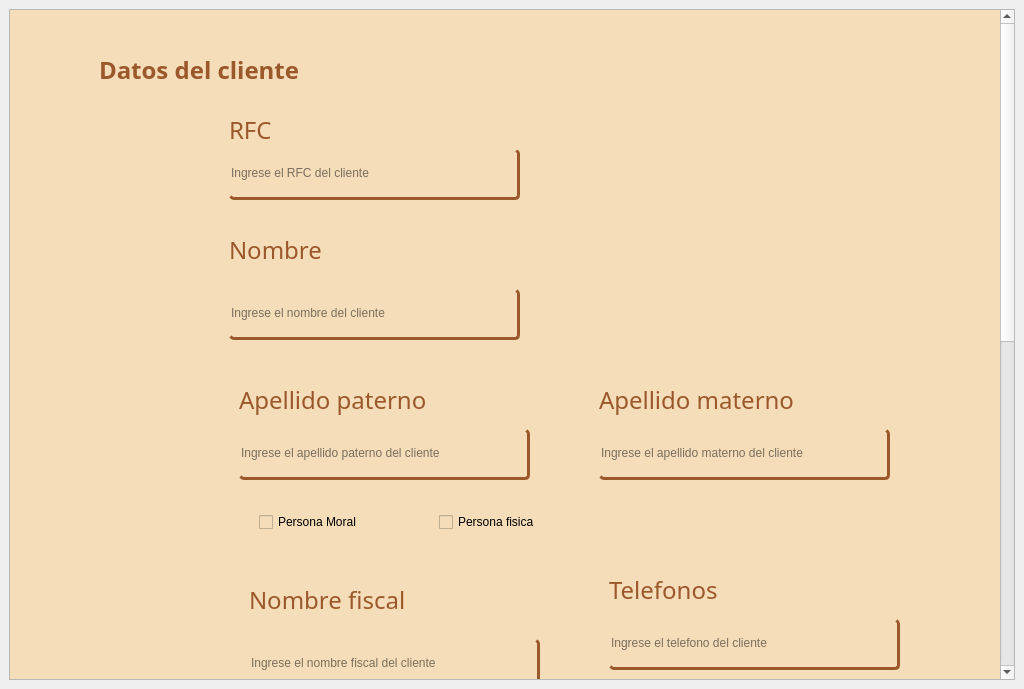
<?xml version="1.0" encoding="UTF-8"?>
<ui version="4.0">
 <class>MainWindow</class>
 <widget class="QMainWindow" name="MainWindow">
  <property name="geometry">
   <rect>
    <x>0</x>
    <y>0</y>
    <width>1024</width>
    <height>689</height>
   </rect>
  </property>
  <property name="windowTitle">
   <string>MainWindow</string>
  </property>
  <widget class="QWidget" name="centralwidget">
   <layout class="QHBoxLayout" name="horizontalLayout">
    <item>
     <widget class="QScrollArea" name="scrollAreaContenido">
      <property name="widgetResizable">
       <bool>true</bool>
      </property>
      <widget class="QWidget" name="scrollAreaWidgetContents">
       <property name="geometry">
        <rect>
         <x>0</x>
         <y>0</y>
         <width>1016</width>
         <height>1350</height>
        </rect>
       </property>
       <property name="minimumSize">
        <size>
         <width>0</width>
         <height>1350</height>
        </size>
       </property>
       <property name="styleSheet">
        <string notr="true">background-color: rgb(245, 221, 185);</string>
       </property>
       <layout class="QVBoxLayout" name="verticalLayout_2">
        <item>
         <widget class="QWidget" name="widget" native="true">
          <widget class="QLineEdit" name="reTelefono2">
           <property name="geometry">
            <rect>
             <x>590</x>
             <y>700</y>
             <width>291</width>
             <height>51</height>
            </rect>
           </property>
           <property name="styleSheet">
            <string notr="true">color: rgb(0, 0, 0);
border-radius: 5px;
border-bottom: 3px solid rgba(155, 88, 43, 1.0);
border-right: 3px solid  rgba(155, 88, 43, 1.0);</string>
           </property>
           <property name="text">
            <string/>
           </property>
           <property name="placeholderText">
            <string>Ingrese el segundo telefono del cliente</string>
           </property>
          </widget>
          <widget class="QLineEdit" name="reNombreFiscal">
           <property name="geometry">
            <rect>
             <x>230</x>
             <y>620</y>
             <width>291</width>
             <height>51</height>
            </rect>
           </property>
           <property name="styleSheet">
            <string notr="true">color: rgb(0, 0, 0);
border-radius: 5px;
border-bottom: 3px solid rgba(155, 88, 43, 1.0);
border-right: 3px solid  rgba(155, 88, 43, 1.0);</string>
           </property>
           <property name="text">
            <string/>
           </property>
           <property name="placeholderText">
            <string>Ingrese el nombre fiscal del cliente</string>
           </property>
          </widget>
          <widget class="QLabel" name="lNombreS_12">
           <property name="geometry">
            <rect>
             <x>600</x>
             <y>920</y>
             <width>291</width>
             <height>41</height>
            </rect>
           </property>
           <property name="font">
            <font>
             <family>Adwaita Sans</family>
             <pointsize>14</pointsize>
             <bold>false</bold>
            </font>
           </property>
           <property name="styleSheet">
            <string notr="true">color: rgba(155, 88, 43, 1.0);
</string>
           </property>
           <property name="text">
            <string>Calle</string>
           </property>
          </widget>
          <widget class="QCheckBox" name="cbTelefono3">
           <property name="geometry">
            <rect>
             <x>770</x>
             <y>770</y>
             <width>111</width>
             <height>26</height>
            </rect>
           </property>
           <property name="styleSheet">
            <string notr="true">color: rgb(0, 0, 0);</string>
           </property>
           <property name="text">
            <string>+3 telefonos</string>
           </property>
          </widget>
          <widget class="QLabel" name="lNombreS_7">
           <property name="geometry">
            <rect>
             <x>590</x>
             <y>550</y>
             <width>291</width>
             <height>41</height>
            </rect>
           </property>
           <property name="font">
            <font>
             <family>Adwaita Sans</family>
             <pointsize>18</pointsize>
             <bold>false</bold>
            </font>
           </property>
           <property name="styleSheet">
            <string notr="true">color: rgba(155, 88, 43, 1.0);
</string>
           </property>
           <property name="text">
            <string>Telefonos</string>
           </property>
          </widget>
          <widget class="QLineEdit" name="reApellMa">
           <property name="geometry">
            <rect>
             <x>580</x>
             <y>410</y>
             <width>291</width>
             <height>51</height>
            </rect>
           </property>
           <property name="styleSheet">
            <string notr="true">color: rgb(0, 0, 0);
border-radius: 5px;
border-bottom: 3px solid rgba(155, 88, 43, 1.0);
border-right: 3px solid  rgba(155, 88, 43, 1.0);</string>
           </property>
           <property name="text">
            <string/>
           </property>
           <property name="placeholderText">
            <string>Ingrese el apellido materno del cliente</string>
           </property>
          </widget>
          <widget class="QLabel" name="clAp">
           <property name="geometry">
            <rect>
             <x>220</x>
             <y>360</y>
             <width>351</width>
             <height>41</height>
            </rect>
           </property>
           <property name="font">
            <font>
             <family>Adwaita Sans</family>
             <pointsize>18</pointsize>
             <bold>false</bold>
            </font>
           </property>
           <property name="styleSheet">
            <string notr="true">color: rgba(155, 88, 43, 1.0);
</string>
           </property>
           <property name="text">
            <string>Apellido paterno</string>
           </property>
          </widget>
          <widget class="QCheckBox" name="cbTipoMoral">
           <property name="geometry">
            <rect>
             <x>240</x>
             <y>490</y>
             <width>121</width>
             <height>26</height>
            </rect>
           </property>
           <property name="styleSheet">
            <string notr="true">color: rgb(0, 0, 0);</string>
           </property>
           <property name="text">
            <string>Persona Moral</string>
           </property>
          </widget>
          <widget class="QLabel" name="clNombre">
           <property name="geometry">
            <rect>
             <x>210</x>
             <y>210</y>
             <width>291</width>
             <height>41</height>
            </rect>
           </property>
           <property name="font">
            <font>
             <family>Adwaita Sans</family>
             <pointsize>18</pointsize>
             <bold>false</bold>
            </font>
           </property>
           <property name="styleSheet">
            <string notr="true">color: rgba(155, 88, 43, 1.0);
</string>
           </property>
           <property name="text">
            <string>Nombre</string>
           </property>
          </widget>
          <widget class="QLabel" name="lNombreS_10">
           <property name="geometry">
            <rect>
             <x>230</x>
             <y>840</y>
             <width>291</width>
             <height>41</height>
            </rect>
           </property>
           <property name="font">
            <font>
             <family>Adwaita Sans</family>
             <pointsize>18</pointsize>
             <bold>false</bold>
            </font>
           </property>
           <property name="styleSheet">
            <string notr="true">color: rgba(155, 88, 43, 1.0);
</string>
           </property>
           <property name="text">
            <string>Dirreccion</string>
           </property>
          </widget>
          <widget class="QLineEdit" name="reCalle">
           <property name="geometry">
            <rect>
             <x>600</x>
             <y>960</y>
             <width>291</width>
             <height>51</height>
            </rect>
           </property>
           <property name="styleSheet">
            <string notr="true">color: rgb(0, 0, 0);
border-radius: 5px;
border-bottom: 3px solid rgba(155, 88, 43, 1.0);
border-right: 3px solid  rgba(155, 88, 43, 1.0);</string>
           </property>
           <property name="text">
            <string/>
           </property>
           <property name="placeholderText">
            <string>Ingrese la calle de la direcion del cliente</string>
           </property>
          </widget>
          <widget class="QPushButton" name="clienteConfirmar">
           <property name="geometry">
            <rect>
             <x>610</x>
             <y>1040</y>
             <width>261</width>
             <height>61</height>
            </rect>
           </property>
           <property name="styleSheet">
            <string notr="true">border-radius: 10px;
background-color: #2B9B32;</string>
           </property>
           <property name="text">
            <string>Confirmar</string>
           </property>
          </widget>
          <widget class="QLabel" name="clAm">
           <property name="geometry">
            <rect>
             <x>580</x>
             <y>360</y>
             <width>351</width>
             <height>41</height>
            </rect>
           </property>
           <property name="font">
            <font>
             <family>Adwaita Sans</family>
             <pointsize>18</pointsize>
             <bold>false</bold>
            </font>
           </property>
           <property name="styleSheet">
            <string notr="true">color: rgba(155, 88, 43, 1.0);
</string>
           </property>
           <property name="text">
            <string>Apellido materno</string>
           </property>
          </widget>
          <widget class="QLineEdit" name="reApellPat">
           <property name="geometry">
            <rect>
             <x>220</x>
             <y>410</y>
             <width>291</width>
             <height>51</height>
            </rect>
           </property>
           <property name="styleSheet">
            <string notr="true">color: rgb(0, 0, 0);
border-radius: 5px;
border-bottom: 3px solid rgba(155, 88, 43, 1.0);
border-right: 3px solid  rgba(155, 88, 43, 1.0);</string>
           </property>
           <property name="text">
            <string/>
           </property>
           <property name="placeholderText">
            <string>Ingrese el apellido paterno del cliente</string>
           </property>
          </widget>
          <widget class="QLabel" name="lNombreS_8">
           <property name="geometry">
            <rect>
             <x>230</x>
             <y>690</y>
             <width>291</width>
             <height>41</height>
            </rect>
           </property>
           <property name="font">
            <font>
             <family>Adwaita Sans</family>
             <pointsize>18</pointsize>
             <bold>false</bold>
            </font>
           </property>
           <property name="styleSheet">
            <string notr="true">color: rgba(155, 88, 43, 1.0);
</string>
           </property>
           <property name="text">
            <string>Correo electronico</string>
           </property>
          </widget>
          <widget class="QLineEdit" name="reNombre">
           <property name="geometry">
            <rect>
             <x>210</x>
             <y>270</y>
             <width>291</width>
             <height>51</height>
            </rect>
           </property>
           <property name="styleSheet">
            <string notr="true">color: rgb(0, 0, 0);
border-radius: 5px;
border-bottom: 3px solid rgba(155, 88, 43, 1.0);
border-right: 3px solid  rgba(155, 88, 43, 1.0);</string>
           </property>
           <property name="text">
            <string/>
           </property>
           <property name="placeholderText">
            <string>Ingrese el nombre del cliente</string>
           </property>
          </widget>
          <widget class="QLineEdit" name="reTelefono1">
           <property name="geometry">
            <rect>
             <x>590</x>
             <y>600</y>
             <width>291</width>
             <height>51</height>
            </rect>
           </property>
           <property name="styleSheet">
            <string notr="true">color: rgb(0, 0, 0);
border-radius: 5px;
border-bottom: 3px solid rgba(155, 88, 43, 1.0);
border-right: 3px solid  rgba(155, 88, 43, 1.0);</string>
           </property>
           <property name="text">
            <string/>
           </property>
           <property name="placeholderText">
            <string>Ingrese el telefono del cliente</string>
           </property>
          </widget>
          <widget class="QLineEdit" name="reNumero">
           <property name="geometry">
            <rect>
             <x>230</x>
             <y>1040</y>
             <width>291</width>
             <height>51</height>
            </rect>
           </property>
           <property name="styleSheet">
            <string notr="true">color: rgb(0, 0, 0);
border-radius: 5px;
border-bottom: 3px solid rgba(155, 88, 43, 1.0);
border-right: 3px solid  rgba(155, 88, 43, 1.0);</string>
           </property>
           <property name="text">
            <string/>
           </property>
           <property name="placeholderText">
            <string>Ingrese el numero de la direcion del cliente</string>
           </property>
          </widget>
          <widget class="QLabel" name="clienteMen">
           <property name="geometry">
            <rect>
             <x>610</x>
             <y>1130</y>
             <width>251</width>
             <height>41</height>
            </rect>
           </property>
           <property name="font">
            <font>
             <family>Adwaita Sans</family>
             <pointsize>-1</pointsize>
             <bold>true</bold>
            </font>
           </property>
           <property name="styleSheet">
            <string notr="true">color: rgba(155, 88, 43, 1.0);
font-size: 28px;</string>
           </property>
           <property name="text">
            <string>&lt;html&gt;&lt;head/&gt;&lt;body&gt;&lt;p align=&quot;center&quot;&gt;&lt;span style=&quot; font-size:21pt;&quot;&gt;Mensaje&lt;/span&gt;&lt;/p&gt;&lt;/body&gt;&lt;/html&gt;</string>
           </property>
          </widget>
          <widget class="QLineEdit" name="reRfc">
           <property name="geometry">
            <rect>
             <x>210</x>
             <y>130</y>
             <width>291</width>
             <height>51</height>
            </rect>
           </property>
           <property name="styleSheet">
            <string notr="true">color: rgb(0, 0, 0);
border-radius: 5px;
border-bottom: 3px solid rgba(155, 88, 43, 1.0);
border-right: 3px solid  rgba(155, 88, 43, 1.0);</string>
           </property>
           <property name="text">
            <string/>
           </property>
           <property name="placeholderText">
            <string>Ingrese el RFC del cliente</string>
           </property>
          </widget>
          <widget class="QCheckBox" name="cbTelefono2">
           <property name="geometry">
            <rect>
             <x>760</x>
             <y>660</y>
             <width>111</width>
             <height>26</height>
            </rect>
           </property>
           <property name="styleSheet">
            <string notr="true">color: rgb(0, 0, 0);</string>
           </property>
           <property name="text">
            <string>+2 Telefonos</string>
           </property>
          </widget>
          <widget class="QLabel" name="lNombreS_3">
           <property name="geometry">
            <rect>
             <x>210</x>
             <y>90</y>
             <width>291</width>
             <height>41</height>
            </rect>
           </property>
           <property name="font">
            <font>
             <family>Adwaita Sans</family>
             <pointsize>18</pointsize>
             <bold>false</bold>
            </font>
           </property>
           <property name="styleSheet">
            <string notr="true">color: rgba(155, 88, 43, 1.0);
</string>
           </property>
           <property name="text">
            <string>RFC</string>
           </property>
          </widget>
          <widget class="QLineEdit" name="reTelefono3">
           <property name="geometry">
            <rect>
             <x>590</x>
             <y>810</y>
             <width>291</width>
             <height>51</height>
            </rect>
           </property>
           <property name="styleSheet">
            <string notr="true">color: rgb(0, 0, 0);
border-radius: 5px;
border-bottom: 3px solid rgba(155, 88, 43, 1.0);
border-right: 3px solid  rgba(155, 88, 43, 1.0);</string>
           </property>
           <property name="text">
            <string/>
           </property>
           <property name="placeholderText">
            <string>Ingrese el tercer telefono del cliente</string>
           </property>
          </widget>
          <widget class="QLineEdit" name="reColonia">
           <property name="geometry">
            <rect>
             <x>230</x>
             <y>940</y>
             <width>291</width>
             <height>51</height>
            </rect>
           </property>
           <property name="styleSheet">
            <string notr="true">color: rgb(0, 0, 0);
border-radius: 5px;
border-bottom: 3px solid rgba(155, 88, 43, 1.0);
border-right: 3px solid  rgba(155, 88, 43, 1.0);</string>
           </property>
           <property name="text">
            <string/>
           </property>
           <property name="placeholderText">
            <string>Ingrese la colonia de la direcion del cliente</string>
           </property>
          </widget>
          <widget class="QLabel" name="lNombreS_11">
           <property name="geometry">
            <rect>
             <x>230</x>
             <y>890</y>
             <width>291</width>
             <height>41</height>
            </rect>
           </property>
           <property name="font">
            <font>
             <family>Adwaita Sans</family>
             <pointsize>14</pointsize>
             <bold>false</bold>
            </font>
           </property>
           <property name="styleSheet">
            <string notr="true">color: rgba(155, 88, 43, 1.0);
</string>
           </property>
           <property name="text">
            <string>Colonia</string>
           </property>
          </widget>
          <widget class="QLabel" name="lNombreS_13">
           <property name="geometry">
            <rect>
             <x>230</x>
             <y>1000</y>
             <width>291</width>
             <height>41</height>
            </rect>
           </property>
           <property name="font">
            <font>
             <family>Adwaita Sans</family>
             <pointsize>14</pointsize>
             <bold>false</bold>
            </font>
           </property>
           <property name="styleSheet">
            <string notr="true">color: rgba(155, 88, 43, 1.0);
</string>
           </property>
           <property name="text">
            <string>Numero</string>
           </property>
          </widget>
          <widget class="QCheckBox" name="cbTipoFisica">
           <property name="geometry">
            <rect>
             <x>420</x>
             <y>490</y>
             <width>111</width>
             <height>26</height>
            </rect>
           </property>
           <property name="autoFillBackground">
            <bool>false</bool>
           </property>
           <property name="styleSheet">
            <string notr="true">color: rgb(0, 0, 0);</string>
           </property>
           <property name="text">
            <string>Persona fisica</string>
           </property>
          </widget>
          <widget class="QLineEdit" name="reCorreo">
           <property name="geometry">
            <rect>
             <x>230</x>
             <y>740</y>
             <width>291</width>
             <height>51</height>
            </rect>
           </property>
           <property name="styleSheet">
            <string notr="true">color: rgb(0, 0, 0);
border-radius: 5px;
border-bottom: 3px solid rgba(155, 88, 43, 1.0);
border-right: 3px solid  rgba(155, 88, 43, 1.0);</string>
           </property>
           <property name="text">
            <string/>
           </property>
           <property name="placeholderText">
            <string>Ingrese el correo electronico del cliente</string>
           </property>
          </widget>
          <widget class="QLabel" name="label_25">
           <property name="geometry">
            <rect>
             <x>80</x>
             <y>30</y>
             <width>311</width>
             <height>41</height>
            </rect>
           </property>
           <property name="font">
            <font>
             <family>Adwaita Sans</family>
             <pointsize>18</pointsize>
             <bold>true</bold>
            </font>
           </property>
           <property name="styleSheet">
            <string notr="true">border: none;
color: rgba(155, 88, 43, 1.0);
</string>
           </property>
           <property name="text">
            <string>Datos del cliente</string>
           </property>
          </widget>
          <widget class="QLabel" name="lNombreS_9">
           <property name="geometry">
            <rect>
             <x>230</x>
             <y>560</y>
             <width>291</width>
             <height>41</height>
            </rect>
           </property>
           <property name="font">
            <font>
             <family>Adwaita Sans</family>
             <pointsize>18</pointsize>
             <bold>false</bold>
            </font>
           </property>
           <property name="styleSheet">
            <string notr="true">color: rgba(155, 88, 43, 1.0);
</string>
           </property>
           <property name="text">
            <string>Nombre fiscal</string>
           </property>
          </widget>
         </widget>
        </item>
       </layout>
      </widget>
     </widget>
    </item>
   </layout>
  </widget>
 </widget>
 <resources/>
 <connections/>
</ui>
